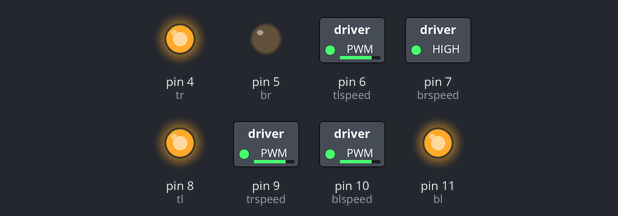
The sketch below on a simulated Arduino Uno, built with avr-gcc and run on an emulated ATmega328P. Parts: switched loads named in the sketch (green lamp = pin HIGH), output pins drawn as LEDs (lit = HIGH).

Above: at 0.1 s.
Timing chart, 0 to 1.6 s (numbered marks = the images above):
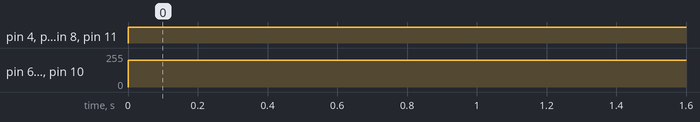

The sketch:

wheels_dir.ino
```cpp
// setting constant speed for the bot

//pin Numbers
int tl=8;
int tr=4;
int br=5;
int bl=11;
int tlspeed=6;
int trspeed=9;
int brspeed=7;
int blspeed=10;

int motorspeed=255;

void setup() {
 pinMode(tl, OUTPUT);
 pinMode(tlspeed, OUTPUT);
 pinMode(tr, OUTPUT);
 pinMode(trspeed, OUTPUT);
 pinMode(bl, OUTPUT);
 pinMode(blspeed, OUTPUT);
 pinMode(br, OUTPUT);
 pinMode(brspeed, OUTPUT);
 Serial.begin(9600);
}

void loop() {
  digitalWrite(tl,HIGH);
  analogWrite(tlspeed,200);
  digitalWrite(tr,HIGH);
  analogWrite(trspeed,200);
  digitalWrite(bl,HIGH);
  analogWrite(blspeed,200);
  digitalWrite(br,LOW);
  analogWrite(brspeed,200);
}
```

Measured:
- by itself, pin 4 (tr), pin 7 (brspeed), pin 8 (tl), pin 11 (bl): LOW → HIGH at 0.00 s
- by itself, pin 6 (tlspeed), pin 9 (trspeed), pin 10 (blspeed): 0/255 → 200/255 at 0.00 s
